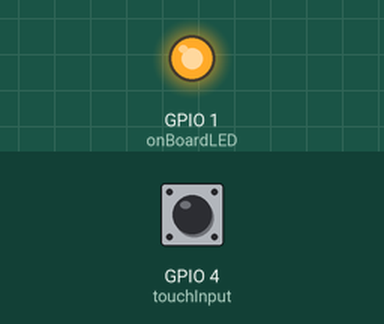
This sketch was run on a simulated ESP32. Shown: output pins drawn as LEDs (lit = HIGH). Inputs (shaded band) come from the test bench; at power-on: GPIO 4 (touchInput) HIGH.

Above: at 1.2 s.
1.3 s: GPIO 4 (touchInput) pulled LOW for 0.15 s
At 1.37 s:
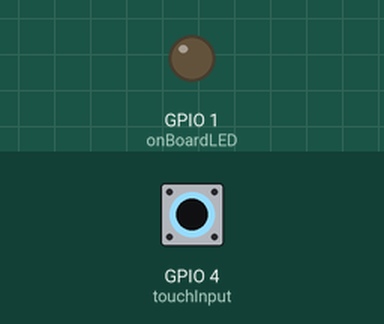
2.9 s: GPIO 4 (touchInput) pulled LOW for 3.2 s
At 6.9 s:
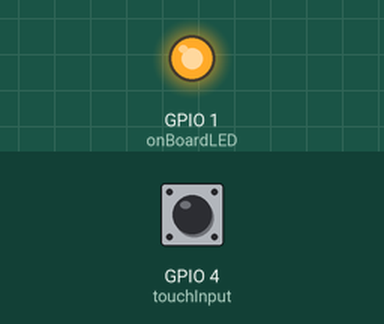
Timing chart, 0 to 8.4 s (numbered marks = the images above; inputs shaded):
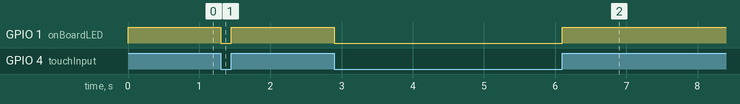

The sketch:

task2.ino
```cpp
/*
 * Task2 - Control onboard led with the help of touch input
 * Bhavesh Doshi (BT19ECE025)
*/

#define touchInput 4 //Touch input pin initialise
#define onBoardLED 1 //onboard led pin initialise

int touchValue; //Variable to store touch input value

void setup() {
  //Initialise pins
  pinMode(touchInput, INPUT);
  pinMode(onBoardLED, OUTPUT);
}

void loop() {
  touchValue = touchRead(touchInput); //Read touch input
  if(touchValue > 50) {
    digitalWrite(onBoardLED, HIGH); //If not touched turn led off
  } else {
    digitalWrite(onBoardLED, LOW); //If touched turn led on
  }
}
```

Measured:
- after the input at 1.3 s, GPIO 1 (onBoardLED): HIGH → LOW at once, → HIGH 0.15 s later
- after the input at 2.9 s, GPIO 1 (onBoardLED): HIGH → LOW at once, → HIGH 3.2 s later
